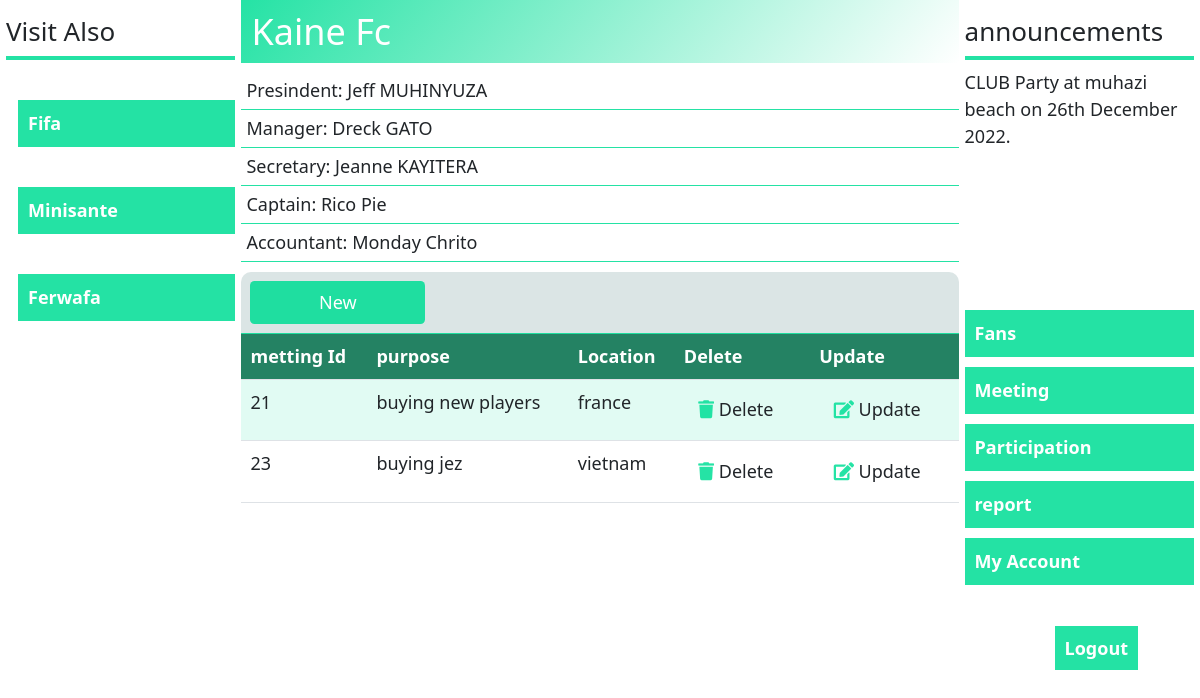
/meeting.php (signed in), run on the app's committed database.
### tables this page shows
CREATE TABLE `meetings` (
  `m_id` int(11) NOT NULL,
  `purpose` text DEFAULT NULL,
  `location` varchar(255) DEFAULT NULL
);

### meeting.php (the view, shortened to what this page needs)
<?php
include('connection.php');
?>
<!DOCTYPE html>
<html lang="en">
<head>
    <link rel="stylesheet" href="bootstrap-5.0.2\bootstrap-5.0.2\dist\css\bootstrap.css">
   <link rel="stylesheet" href="mydesign.css">
   <link rel="stylesheet" href="fontawesome\font\css\all.min.css">
</head>
<body>
   <div class='flex-box'>
<div  class="flex-box-item left">
<div class='visit'>
<h2 class='hd-visit'>Visit Also</h2>
<ul>
    <li><a href="http://www.fifa.com">Fifa</a></li>
    <li><a href="http://www.Minisante.com">Minisante</a></li>
    <li><a href="http://www.Ferwafa.com">Ferwafa</a></li>
</ul>
</div>
</div>
<div  class="flex-box-item middle">
<h2 class='hd'>Kaine Fc</h2>
<div class="staff">
<div class='rows'>
    <span>Presindent: </span><span> Jeff MUHINYUZA</span>
</div>
<div class='rows'>
    <span>Manager: </span><span> Dreck GATO</span>
</div>
<div class='rows'>
    <span>Secretary: </span><span> Jeanne KAYITERA</span>
</div>
<div class='rows'>
    <span>Captain: </span><span> Rico Pie</span>
</div>
<div class='rows'>
    <span>Accountant: </span><span> Monday Chrito</span>
</div>
</div>
<div class="contents">
<div class='table-wrapper'>
<div class='table-hd p-2'>
    <button type='button' class='bg-green w-25 btn color-w' data-bs-target='#mymodal' data-bs-toggle='modal'>New</button>
</div>
<table class='table'>
	<tr class='hd-tr'>
          <th>metting Id</th>
          <th>purpose</th>
          <th>Location</th>
          <th>Delete</th>
          <th>Update</th>
    </tr>
    <?php
    $result=mysqli_query($conn,"SELECT * from meetings");
    while($row=mysqli_fetch_array($result)){
        ?>
        <tr>
        <td><?php echo $row['m_id'] ?></td>
        <td><?php echo $row['purpose'] ?></td>
        <td><?php echo $row['location'] ?></td>
        <td><a href="delete.php?m_id=<?php echo $row['m_id'] ?>" class='btn color-green'><i class='fa fa-trash color-g'></i> Delete</a></td>
        <td><a href="update.php?m_id=<?php echo $row['m_id'] ?>" class='btn color-green'><i class='fa fa-edit color-g'></i> Update</a></td>
        </tr>
        <?php
    }
    ?>
</table>
</div>
</div>
</div>
<div class="flex-box-item right">
    <div class="announcements">
        <h2 class='hd-an'>announcements</h2>
<p>CLUB Party at muhazi beach on 26th December 2022.</p>
    </div>
    <div class="navs">
        <a href="fans.php" class="navs-item">Fans</a>
        <a href="meeting.php" class="navs-item">Meeting</a>
        <a href="paticipations.php" class="navs-item">Participation</a>
        <a href="report.php" class="navs-item">report</a>
         <a href="users.php" class="navs-item">My Account</a>
    </div>
    <a href="logout.php?logout" class="logout">Logout</a>
</div>
   </div>
</body>
</html>

### mydesign.css (style rules this page uses)
* { font-size:18px; }
.flex-box { display:flex; }
.flex-box-item.left,.flex-box-item.right { width:300px; height:657px; padding:6px; }
.flex-box-item.middle { width:900px; height:657px; }
.hd { background:yellow; padding:10px; color:white; background: linear-gradient(310deg,transparent,rgb(1 222 150 / 86%)); }
.hd-visit,.hd-an { font-size:26px; line-height: 50px; border-bottom: 4px solid rgb(1 222 150 / 86%); }
i { transition: all 0.2s ease-in; }
.btn { transition: all 0.2s ease-in; }
.fa { transition: all 0.2s ease-in; }
ul { list-style-type: none; margin-left: -24px; }
ul li { background: rgb(1 222 150 / 86%); padding:10px; margin-top: 40px; width:217px; }
a { text-decoration: none; color:white; font-weight: bolder; }
.rows { padding:5px; border-bottom: 1px solid rgb(1 222 150 / 86%); }
.navs { display: flex; flex-direction: column; margin-top: 150px; }
.navs a { color:white; background: rgb(1 222 150 / 86%); margin-top:10px; padding:10px; }
.logout { padding:10px; position: relative; top:50px; margin-left: 90px; background: rgb(1 222 150 / 86%); }
.bg-green { background: rgb(1 222 150 / 86%); }
.color-w { color:white; }
.color-g { color:rgb(1 222 150 / 86%);; }
.contents { margin-top:10px; height: 380px; overflow-y: auto; }
.table-hd { border-bottom:1px solid rgb(1 222 150 / 86%); background-color: rgba(213, 225, 225, 0.86); border-radius: 10px 10px 0px 0px; }
.hd-tr { background-color:rgba(1, 110, 74, 0.86); color:white; font-weight: bolder; border-radius: 10px 10px 0px 0px; }
tr:nth-child(even) { background:rgba(220, 251, 241, 0.86); }

### data on the page
meetings: m_id "21", purpose "buying new players", location "france"
meetings: m_id "23", purpose "buying jez", location "vietnam"
